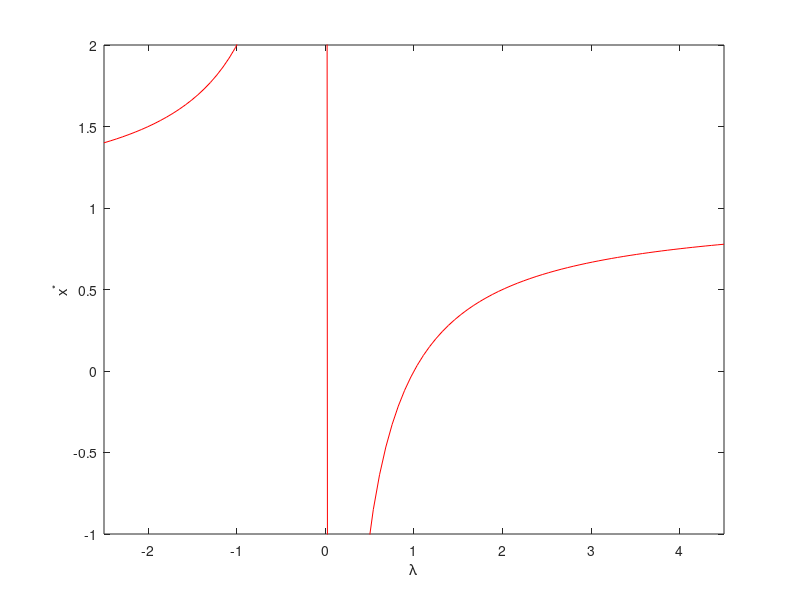

MATLAB code to generate this figure:
function logistic_fixed_point_analytical
lambda = linspace(-2.5,4.5,100);
x1 = zeros(length(lambda)); 
x2 = (lambda-1)./lambda;
plot(lambda,x1,'k')
plot(lambda,x2,'r')
axis([-2.5 4.5 -1 2])
xlabel('\lambda')
ylabel('x^*')
% filename = sprintf('logistic_fixed_point_analytical.png')
% print(filename,'-dpng')
end
